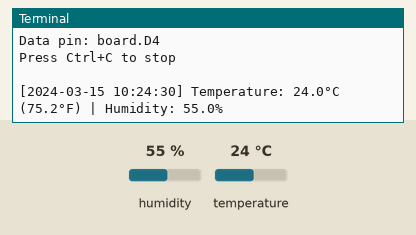
A program run on a simulated Raspberry Pi (BCM pin numbers). Shown: the last lines printed to the terminal. Inputs (shaded band) come from the test bench; at power-on: humidity 55 %, temperature 24 °C. The clock reads 2024-03-15 10:24:30 at power-on unless the program sets it.

Above: at 1.2 s.
1.3 s: humidity set to 22 %
At 4.5 s:
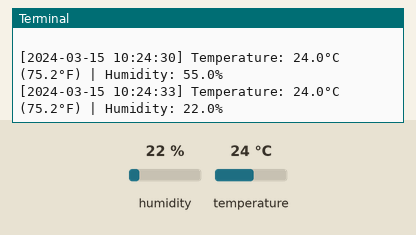
5.4 s: temperature set to 12 °C
At 7.8 s:
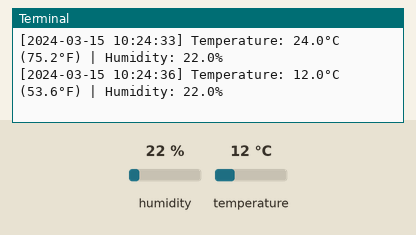
9.5 s: humidity set to 40 %
At 11.0 s:
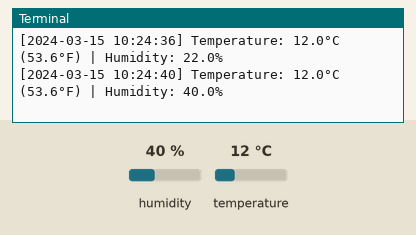
Timing chart, 0 to 12.5 s (numbered marks = the images above; inputs shaded):
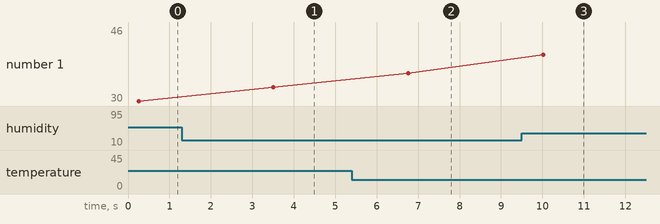

The program:

dht22_read.py
```python
#!/usr/bin/env python3
"""
DHT22 Temperature and Humidity Sensor Reader
Reads temperature and humidity data using SPI communication and prints at intervals
Test for SPI connection
"""

import time
import board
import digitalio
import adafruit_dht
from datetime import datetime

class DHT22SensorReader:
    def __init__(self, data_pin=board.D4, read_interval=2.0):

        self.data_pin = data_pin
        self.read_interval = read_interval
        self.dht = adafruit_dht.DHT22(data_pin)

    def read_sensor(self):

        try:
            temperature_c = self.dht.temperature
            humidity = self.dht.humidity

            if temperature_c is not None and humidity is not None:
                return temperature_c, humidity
            else:
                return None, None

        except RuntimeError as error:
            # DHT22 sensors can be finicky, handle common errors
            print(f"Sensor reading error: {error.args[0]}")
            return None, None
        except Exception as error:
            print(f"Unexpected error: {error}")
            return None, None

    def format_reading(self, temperature_c, humidity):

        timestamp = datetime.now().strftime("%Y-%m-%d %H:%M:%S")
        temperature_f = temperature_c * 9.0 / 5.0 + 32.0

        return (f"[{timestamp}] "
                f"Temperature: {temperature_c:.1f}°C ({temperature_f:.1f}°F) | "
                f"Humidity: {humidity:.1f}%")

    def run_continuous_reading(self):

        print("DHT22 Sensor Reader Starting...")
        print(f"Reading interval: {self.read_interval} seconds")
        print(f"Data pin: {self.data_pin}")
        print("Press Ctrl+C to stop\n")

        try:
            while True:
                temperature_c, humidity = self.read_sensor()

                if temperature_c is not None and humidity is not None:
                    reading = self.format_reading(temperature_c, humidity)
                    print(reading)
                else:
                    timestamp = datetime.now().strftime("%Y-%m-%d %H:%M:%S")
                    print(f"[{timestamp}] Failed to read sensor data")

                time.sleep(self.read_interval)

        except KeyboardInterrupt:
            print("\nSensor reading stopped by user")
        except Exception as error:
            print(f"Fatal error: {error}")
        finally:
            self.cleanup()

    def cleanup(self):
        try:
            self.dht.exit()
        except:
            pass
        print("Sensor cleanup completed")


def main():
    """Main function to run the DHT22 sensor reader"""
    # Configuration
    DATA_PIN = board.D4  # GPIO pin 4 (physical pin 7)
    READ_INTERVAL = 3.0  # seconds between readings

    # Create and run sensor reader
    sensor_reader = DHT22SensorReader(
        data_pin=DATA_PIN,
        read_interval=READ_INTERVAL
    )

    sensor_reader.run_continuous_reading()


if __name__ == "__main__":
    main()
```

Measured:
- after the input at 1.3 s, the terminal: prints a new line after 2.2 s (image 1)
- after the input at 5.4 s, the terminal: prints a new line after 1.4 s (image 2)
- after the input at 9.5 s, the terminal: prints a new line after 0.52 s (image 3)
